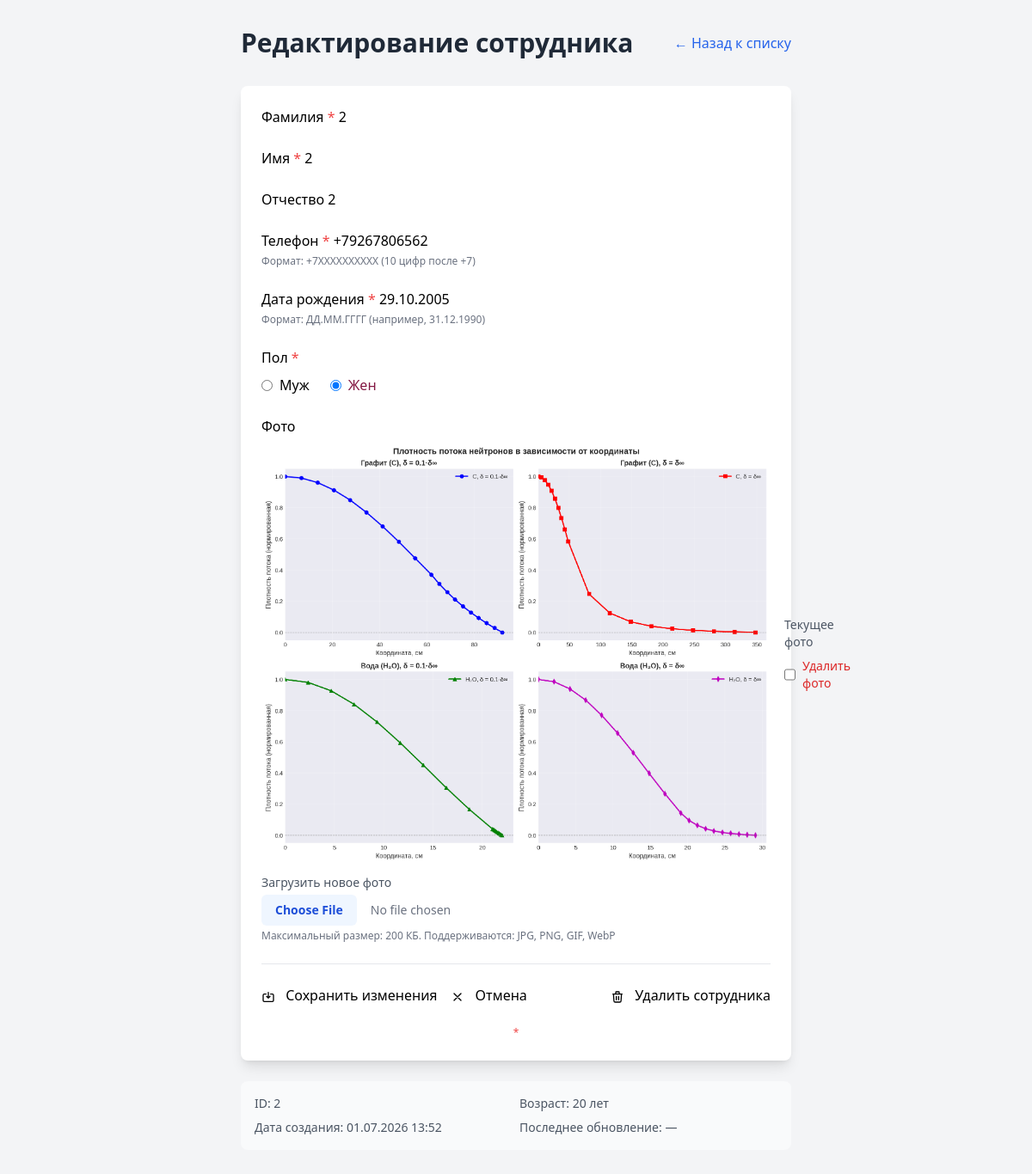
Page /edit/2 on the committed database.
### app/models.py (models this page shows)
class Employee(Base):
    __tablename__ = 'employees'
    id = Column(Integer, primary_key=True, index=True)
    last_name = Column(String(50), nullable=False)
    first_name = Column(String(50), nullable=False)
    patronymic = Column(String(50), nullable=True)
    phone = Column(String(20), nullable=False)
    birth_date = Column(Date, nullable=False)
    gender = Column(Enum(Gender), nullable=False)
    photo_path = Column(String(255), nullable=True)
    created_at = Column(DateTime(timezone=True), server_default=func.now())
    updated_at = Column(DateTime(timezone=True), onupdate=func.now())

### app/routers/html.py (the view)
@router.get("/edit/{employee_id}", response_class=HTMLResponse)
async def edit_form(
    request: Request,
    employee_id: int,
    db: Session = Depends(get_db)
):
    employee = crud.get_employee(db, employee_id)
    if not employee:
        raise HTTPException(status_code=404, detail="Сотрудник не найден")
    employee.age = calculate_age(employee.birth_date)
    return templates.TemplateResponse(
        "edit.html",
        {"request": request, "employee": employee}
    )

### templates/edit.html (shortened to what this page needs)
<!DOCTYPE html>
<html lang="ru">
<head>
    <script src="https://cdn.tailwindcss.com"></script>
</head>
<body class="bg-gray-100 min-h-screen">
    <div class="container mx-auto px-4 py-8 max-w-2xl">
        <div class="flex items-center justify-between mb-8">
            <h1 class="text-3xl font-bold text-gray-800">
                Редактирование сотрудника
            </h1>
            <a href="/" class="text-blue-600 hover:text-blue-800 hover:underline">
                ← Назад к списку
            </a>
        </div>
        <form method="POST" action="/edit/{{ employee.id }}" enctype="multipart/form-data"
              class="bg-white rounded-lg shadow-lg p-6">
            <div class="space-y-6">
                <div>
                    <label for="last_name" class="form-label">
                        Фамилия <span class="text-red-500">*</span>
                    </label>
                    <input type="text"
                           id="last_name"
                           name="last_name"
                           required
                           value="{{ employee.last_name }}"
                           class="form-input"
                           placeholder="Введите фамилию">
                </div>
                <div>
                    <label for="first_name" class="form-label">
                        Имя <span class="text-red-500">*</span>
                    </label>
                    <input type="text"
                           id="first_name"
                           name="first_name"
                           required
                           value="{{ employee.first_name }}"
                           class="form-input"
                           placeholder="Введите имя">
                </div>
                <div>
                    <label for="patronymic" class="form-label">
                        Отчество
                    </label>
                    <input type="text"
                           id="patronymic"
                           name="patronymic"
                           value="{{ employee.patronymic or '' }}"
                           class="form-input"
                           placeholder="Введите отчество (необязательно)">
                </div>
                <div>
                    <label for="phone" class="form-label">
                        Телефон <span class="text-red-500">*</span>
                    </label>
                    <input type="tel"
                           id="phone"
                           name="phone"
                           required
                           value="{{ employee.phone }}"
                           class="form-input"
                           placeholder="+7XXXXXXXXXX"
                           pattern="\+7\d{10}">
                    <p class="text-xs text-gray-500 mt-1">
                        Формат: +7XXXXXXXXXX (10 цифр после +7)
                    </p>
                </div>
                <div>
                    <label for="birth_date" class="form-label">
                        Дата рождения <span class="text-red-500">*</span>
                    </label>
                    <input type="text"
                           id="birth_date"
                           name="birth_date"
                           required
                           value="{{ employee.birth_date.strftime('%d.%m.%Y') }}"
                           class="form-input"
                           placeholder="ДД.ММ.ГГГГ">
                    <p class="text-xs text-gray-500 mt-1">
                        Формат: ДД.ММ.ГГГГ (например, 31.12.1990)
                    </p>
                </div>
                <div>
                    <span class="form-label">
                        Пол <span class="text-red-500">*</span>
                    </span>
                    <div class="mt-2 flex gap-6">
                        <label class="inline-flex items-center cursor-pointer">
                            <input type="radio"
                                   name="gender"
                                   value="Муж"
                                   required
                                   class="form-radio">
                            <span class="ml-2">Муж</span>
                        </label>
                        <label class="inline-flex items-center cursor-pointer">
                            <input type="radio"
                                   name="gender"
                                   value="Жен"
                                   required
                                   {% if employee.gender == 'Жен' %}checked{% endif %}
                                   class="form-radio">
                            <span class="ml-2">Жен</span>
                        </label>
                    </div>
                </div>
                <div>
                    <label class="form-label">
                        Фото
                    </label>
                    {% if employee.photo_path %}
                    <div class="mt-2 flex items-center gap-4">
                        <img src="{{ employee.photo_path }}"
                             alt="Фото сотрудника"
                             class="photo-preview">
                        <div class="flex flex-col gap-2">
                            <span class="text-sm text-gray-600">Текущее фото</span>
                            <label class="inline-flex items-center cursor-pointer text-sm text-red-600 hover:text-red-800">
                                <input type="checkbox"
                                       name="delete_photo"
                                       value="on"
                                       class="form-checkbox h-4 w-4 text-red-600">
                                <span class="ml-2">Удалить фото</span>
                            </label>
                        </div>
                    </div>
                    {% endif %}
                    <div class="mt-3">
                        <label for="photo" class="block text-sm text-gray-600 mb-1">
                            Загрузить новое фото
                        </label>
                        <input type="file"
                               id="photo"
                               name="photo"
                               accept="image/*"
                               class="block w-full text-sm text-gray-500
                                      file:mr-4 file:py-2 file:px-4
                                      file:rounded-md file:border-0
                                      file:text-sm file:font-semibold
                                      file:bg-blue-50 file:text-blue-700
                                      hover:file:bg-blue-100
                                      cursor-pointer">
                        <p class="text-xs text-gray-500 mt-1">
                            Максимальный размер: 200 КБ. Поддерживаются: JPG, PNG, GIF, WebP
                        </p>
                    </div>
                </div>
                <div class="flex flex-wrap gap-4 pt-6 border-t border-gray-200">
                    <button type="submit" class="btn-primary">
                        <svg class="inline-block w-4 h-4 mr-2" fill="none" stroke="currentColor" viewBox="0 0 24 24">
                            <path stroke-linecap="round" stroke-linejoin="round" stroke-width="2"
                                  d="M8 7H5a2 2 0 00-2 2v9a2 2 0 002 2h14a2 2 0 002-2V9a2 2 0 00-2-2h-3m-1 4l-3 3m0 0l-3-3m3 3V4"/>
                        </svg>
                        Сохранить изменения
                    </button>
                    <a href="/" class="btn-secondary">
                        <svg class="inline-block w-4 h-4 mr-2" fill="none" stroke="currentColor" viewBox="0 0 24 24">
                            <path stroke-linecap="round" stroke-linejoin="round" stroke-width="2"
                                  d="M6 18L18 6M6 6l12 12"/>
                        </svg>
                        Отмена
                    </a>
                    <button type="button"
                            onclick="confirmDelete({{ employee.id }})"
                            class="btn-danger ml-auto">
                        <svg class="inline-block w-4 h-4 mr-2" fill="none" stroke="currentColor" viewBox="0 0 24 24">
                            <path stroke-linecap="round" stroke-linejoin="round" stroke-width="2"
                                  d="M19 7l-.867 12.142A2 2 0 0116.138 21H7.862a2 2 0 01-1.995-1.858L5 7m5 4v6m4-6v6m1-10V4a1 1 0 00-1-1h-4a1 1 0 00-1 1v3M4 7h16"/>
                        </svg>
                        Удалить сотрудника
                    </button>
                </div>
                <p class="text-xs text-gray-400 text-center">
                    <span class="text-red-500">*</span>
                </p>
            </div>
        </form>
        <div class="mt-6 bg-gray-50 rounded-lg p-4 text-sm text-gray-600">
            <div class="grid grid-cols-2 gap-2">
                <div><span class="font-medium">ID:</span> {{ employee.id }}</div>
                <div><span class="font-medium">Возраст:</span>
                    {% if employee.age %}
                        {{ employee.age }} лет
                    {% else %}
                        {{ employee.age }} лет
                    {% endif %}
                </div>
                <div><span class="font-medium">Дата создания:</span>
                    {{ employee.created_at.strftime('%d.%m.%Y %H:%M') if employee.created_at else '—' }}
                </div>
                <div><span class="font-medium">Последнее обновление:</span>
                    {{ employee.updated_at.strftime('%d.%m.%Y %H:%M') if employee.updated_at else '—' }}
                </div>
            </div>
        </div>
    </div>
</body>
</html>

### templates/edit.html (style rules this page uses)
.form-input { @apply mt-1 block w-full rounded-md border-gray-300 shadow-sm focus:border-blue-500 focus:ring-blue-500; }
.form-label { @apply block text-sm font-medium text-gray-700 mb-1; }
.form-radio { @apply h-4 w-4 text-blue-600 focus:ring-blue-500 border-gray-300; }
.btn-primary { @apply bg-blue-500 text-white px-6 py-2 rounded hover:bg-blue-600 transition-colors duration-200; }
.btn-danger { @apply bg-red-500 text-white px-6 py-2 rounded hover:bg-red-600 transition-colors duration-200; }
.btn-secondary { @apply bg-gray-300 text-gray-700 px-6 py-2 rounded hover:bg-gray-400 transition-colors duration-200; }
.photo-preview { @apply w-32 h-32 object-cover rounded-lg border-2 border-gray-200; }

### rows in the picture
Employee: last_name "2", first_name "2", patronymic "2", phone "+79267806562", birth_date "29.10.2005", gender "☐ Муж", gender "☑ Жен", photo_path (picture), id "2", created_at "01.07.2026 13:52", updated_at "—"

### other values in the picture
{{ employee.age }} "20"
